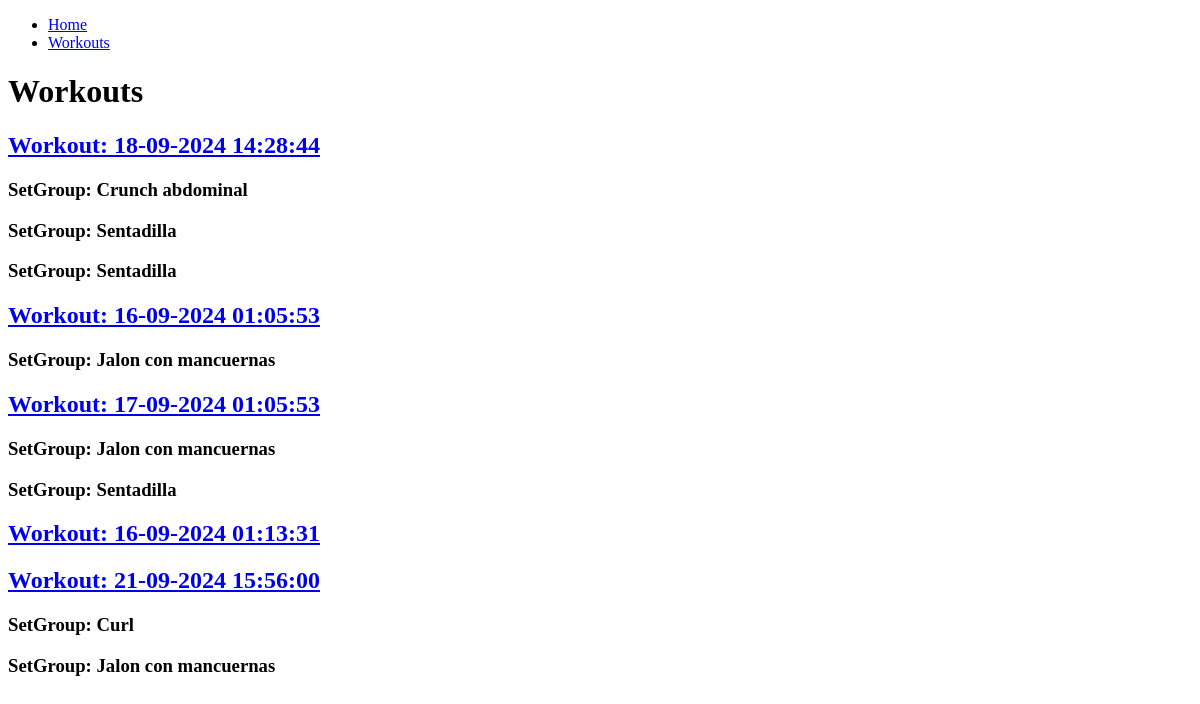
The page /workouts on the database as committed earlier.
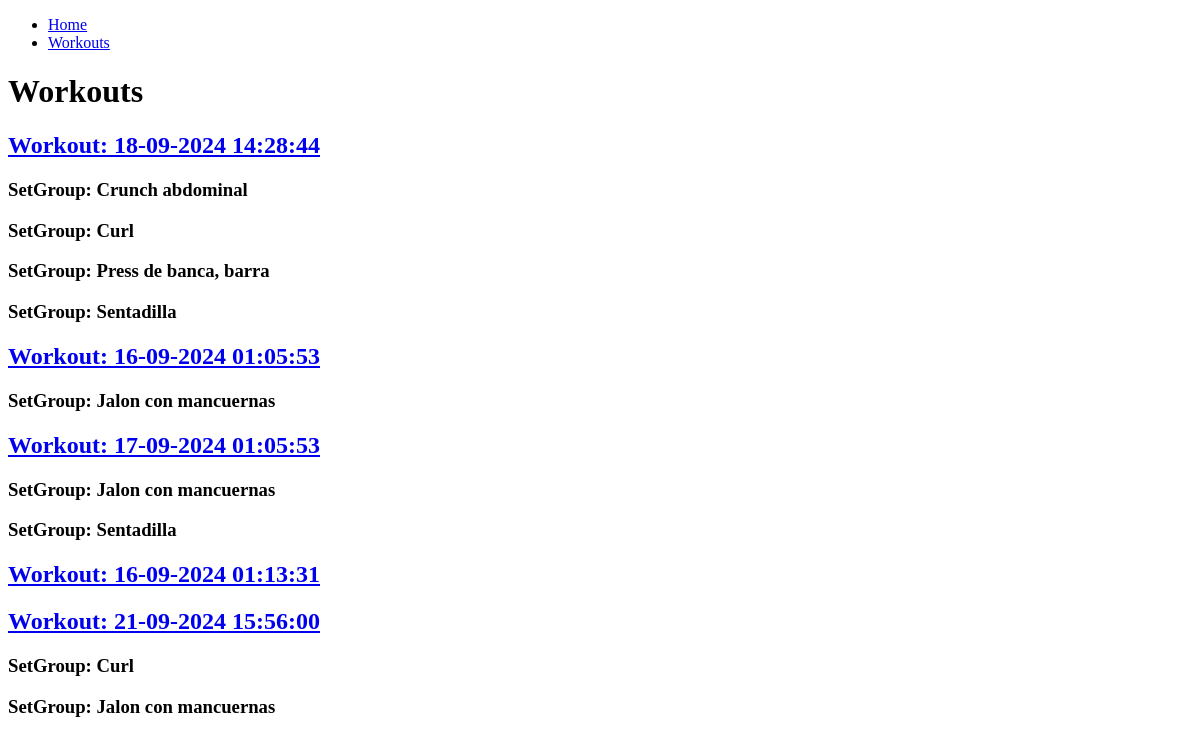
The same page on the database as committed later.
### myapp/models.py (models this page shows, shortened)
class workout(models.Model):
    user = models.ForeignKey(User, on_delete=models.CASCADE)
    notes = models.TextField(max_length=200, blank=True, null=True)
    created_at = models.DateTimeField(default=datetime.now)
    def __str__(self):
        return self.created_at.strftime('%d-%m-%Y %H:%M:%S')

class setgroup(models.Model):
    workout = models.ForeignKey('workout', on_delete=models.CASCADE)
    exercise = models.ForeignKey('exercise', on_delete=models.DO_NOTHING)
    superset = models.ForeignKey('superset', on_delete=models.DO_NOTHING, blank=True, null=True)
    order = models.IntegerField(default=1)
    notes = models.TextField(max_length=200, blank=True, null=True)
    class Meta:
        unique_together = ['workout', 'exercise']
        ordering = ['order']

class exercise(models.Model):
    WEIGHT_REPS = 'W_R'
    DISTANCE_TIME = 'D_T'
    WEIGHT_DISTANCE = 'W_D'
    WEIGHT_TIME = 'W_T'
    REPS_DISTANCE = 'R_D'
    REPS_TIME = 'R_T'
    WEIGHT = 'W'
    REPS = 'R'
    DISTANCE = 'D'
    TIME = 'T'
    EXERCISE_TYPE_CHOICES = (
        (WEIGHT_REPS, 'Weight and Reps'),
        (DISTANCE_TIME, 'Distance and Time'),
        (WEIGHT_DISTANCE, 'Weight and Distance'),
        (WEIGHT_TIME, 'Weight and Time'),
        (REPS_DISTANCE, 'Reps and Distance'),
        (REPS_TIME, 'Reps and Time'),
        (WEIGHT, 'Weight'),
        (REPS, 'Reps'),
        (DISTANCE, 'Distance'),
        (TIME, 'Time'),
    )
    muscle = models.ManyToManyField('muscle')
    name = models.CharField(unique=True, max_length=100)
    description = models.TextField(max_length=200, blank=True, null=True)
    type = models.CharField(max_length=3, choices=EXERCISE_TYPE_CHOICES, default=WEIGHT_REPS)
    active = models.BooleanField(default=True)

### myapp/views.py (the view)
# urls.py: path('workouts', views.workouts, name='workouts'),
def workouts(request):
    workouts = workout.objects.all()
    return render(request, 'workouts/workouts.html', {
        'workouts': workouts})

### myapp/templates/workouts/workouts.html
{% extends 'layouts/base.html' %}
{% block content %}
<h1>Workouts</h1>
{% for workout in workouts %}
<a href="{% url 'workout_detail' workout.id %}">
    <h2>Workout: {{workout}}</h2>
</a>
{% for setgroup in workout.setgroup_set.all %}
<h3>SetGroup: {{setgroup.exercise.name}}</h3>
{% endfor %}
{% endfor %}
{% endblock content %}

Rows that differ between the two databases and show on the page:
removed setgroup: exercise.name "Sentadilla", shown under workout (number 1 of 5 on the later page)
added setgroup: exercise.name "Curl", shown under workout (number 1 of 5 on the later page)
added setgroup: exercise.name "Press de banca, barra", shown under workout (number 1 of 5 on the later page)
